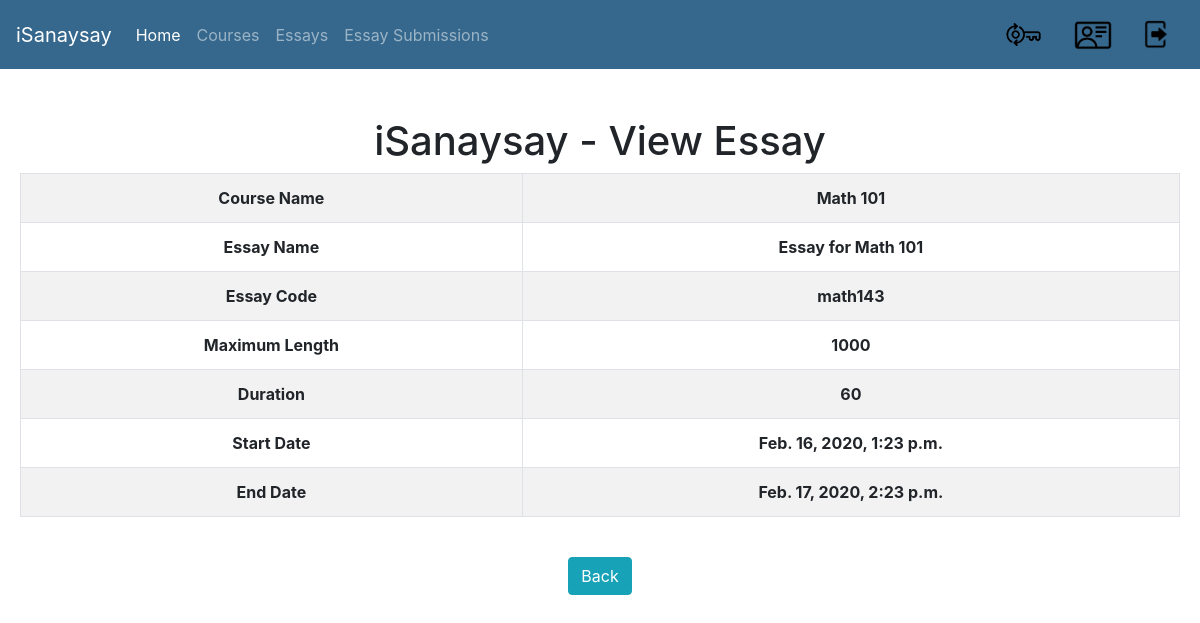
Before: /isanaysay/view_essay/1 (signed in) with the older database file.
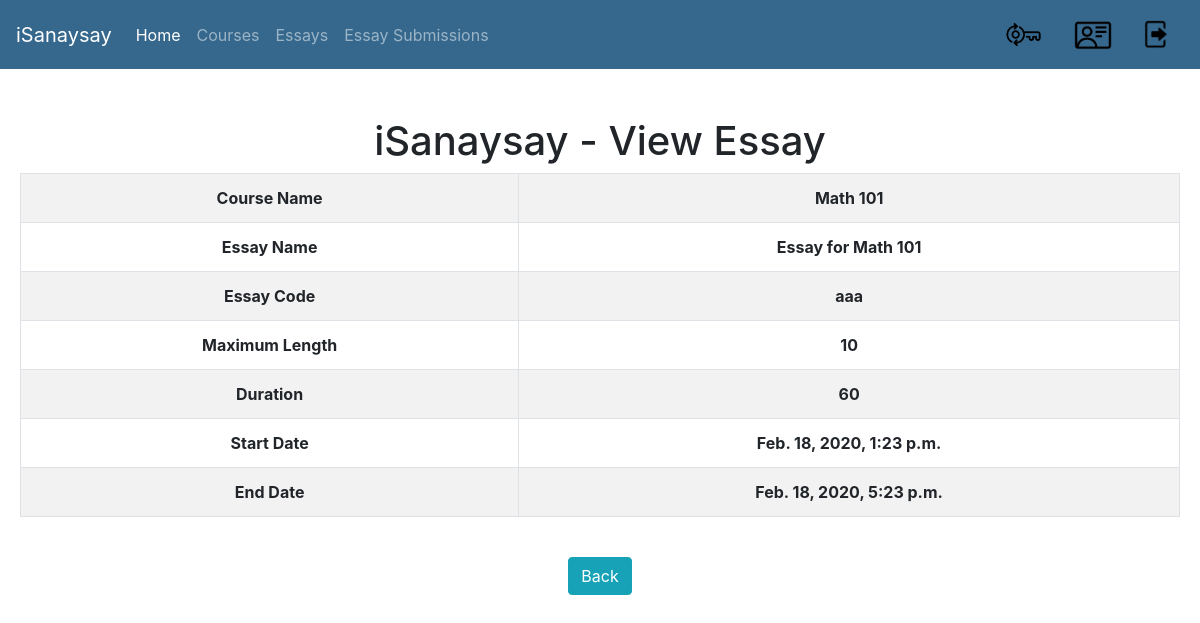
After: the same page with the newer database file.
### users/models.py (models this page shows, shortened)
class Essay(models.Model):
    course = models.ForeignKey(Course, verbose_name="Course", on_delete = models.CASCADE)
    name = models.CharField(verbose_name="Essay Name", max_length=300)
    essay_description = models.CharField(verbose_name="Essay Description", max_length=1500)
    essay_code = models.CharField(verbose_name="Essay Code", max_length=100)
    maximum_length = models.IntegerField(verbose_name="Maximum Length")
    start_date_time = models.DateTimeField(verbose_name="Essay Start Date and Time")
    end_date_time = models.DateTimeField(verbose_name="Essay End Date and Time")
    duration = models.IntegerField(verbose_name="Duration")
    criteria_no_1 = models.FloatField(verbose_name="Grammar",default=0)
    criteria_no_2 = models.FloatField(verbose_name="Spelling",default=0)
    criteria_no_3 = models.FloatField(verbose_name="Content",default=0)

class Course(models.Model):
    pass
    semester_Choices = (
        ('A', 'First Semester'),
        ('B', 'Second Semester'),
        ('C', 'Summer'),
    )
    shoolYear_Choices = (
        ('1', '2019-2020'),
        ('2', '2020-2021'),
        ('3', '2021-2022'),
    )
    name = models.CharField(verbose_name="Course Name", max_length=128)
    course_code = models.CharField(verbose_name="Course Code", max_length=128)
    course_description = models.CharField(verbose_name="Course Description", max_length=500)
    course_detail = models.CharField(verbose_name="Course Detail", max_length=100)
    course_unit = models.IntegerField(verbose_name="Course Units", default=3)
    course_semester = models.CharField(max_length=1,choices=semester_Choices, default='A', verbose_name="Semester")
    course_school_year = models.CharField(max_length=1,choices=shoolYear_Choices, default='20', verbose_name="School Year")
    start_date = models.DateField(verbose_name="Course Start Date")
    end_date = models.DateField(verbose_name="Course End Date")
    students = models.ManyToManyField(CustomUser, related_name='students_enrolled')
    teacher = models.ForeignKey(CustomUser, verbose_name="Teacher", on_delete = models.CASCADE)
    def __str__(self):
        return "%s" % self.course_code

### users/views.py (the view)
# urls.py: url(r'^view_essay/(?P<essay_id>\d+)$', view_essay, name='view-essay'),
def view_essay(request,essay_id):
	template = "view_essay.html"
	essay = Essay.objects.get(id=int(essay_id))
	context = {
		'essay': essay,
	}
	return render(request, template, context)

### templates/view_essay.html (shortened to what this page needs)
{% extends 'base.html' %}
{% block content %}
	<div id="parent"><div id="child"><br/><br/>
		<h1>iSanaysay - View Essay</h1>
			<table class="table table-bordered table-striped">
				<tbody>
					<tr>
						<th>Course Name</th>
						<th>{{ essay.course }}</th>
					</tr>
					<tr>
						<th>Essay Name</th>
						<th>{{ essay.name }}</th>
					</tr>
					<tr>
						<th>Essay Code</th>
						<th>{{ essay.essay_code }}</th>
					</tr>
					<tr>
						<th>Maximum Length</th>
						<th>{{ essay.maximum_length }}</th>
					</tr>
					<tr>
						<th>Duration</th>
						<th>{{ essay.duration }}</th>
					</tr>
					<tr>
						<th>Start Date</th>
						<th>{{ essay.start_date_time }}</th>
					</tr>
					<tr>
						<th>End Date</th>
						<th>{{ essay.end_date_time }}</th>
					</tr>
				</tbody>
			</table><br/>
		<a href="{% url 'view-essays' %}" class="btn btn-info">Back</a>
	</div></div>
{% endblock %}

Changed rows visible on the page:
changed Essay "Essay for Math 101": essay_code "math143" → "aaa"; maximum_length "1000" → "10"; start_date_time "Feb. 16, 2020, 1:23 p.m." → "Feb. 18, 2020, 1:23 p.m."; end_date_time "Feb. 17, 2020, 2:23 p.m." → "Feb. 18, 2020, 5:23 p.m."
